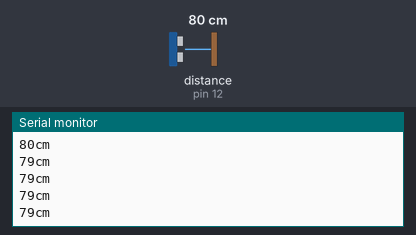
Recording of a sketch running on a simulated Arduino Uno, built with avr-gcc and run on an emulated ATmega328P. Parts: the last lines printed to the serial monitor. Wiring (inferred from the names in the program): ultrasonic range finder: trigger pin 11; echo pin 12. Inputs (shaded band) come from the test bench; at power-on: distance to the obstacle (sensor on pin 12) 80 cm. The echo pulse lasts 58.3 µs per cm.

Above: at 1.2 s.
1.3 s: distance to the obstacle (sensor on pin 12) set to 2 cm
At 1.71 s:
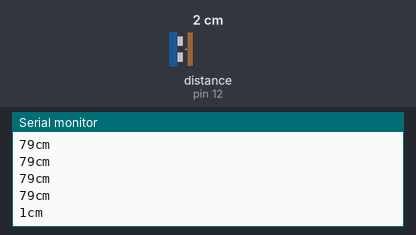
2.8 s: distance to the obstacle (sensor on pin 12) set to 4 cm
At 2.97 s:
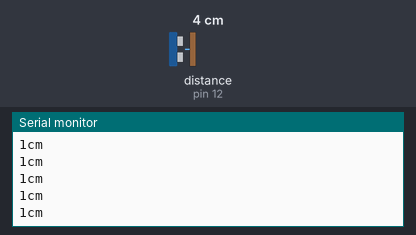
Timing chart, 0 to 5.8 s (numbered marks = the images above; inputs shaded):
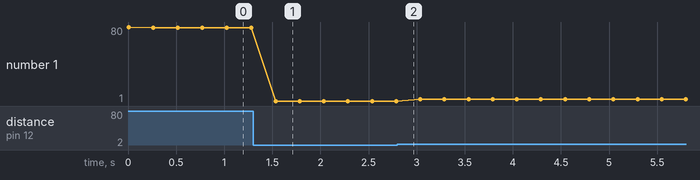

Measured:
- after the input at 1.3 s, the serial monitor: prints a new line after 0.23 s (image 1)
- plotted number 1: 79 → 1 after the input at 1.3 s, 1 → 3 after the input at 2.8 s

The sketch:

Ek-9_HC-SR04_ULTRASONIC_SENSOR_KODLARI.ino
```cpp
int trigPin = 11;    //trig pin baglantı noktası
int echoPin = 12;    //echo pin baglantı noktası
long veri, cm;   // degiskenler
void setup() {
  Serial.begin (9600);  ///seri port başlatılır.
  pinMode(trigPin, OUTPUT);  // veri türü
  pinMode(echoPin, INPUT);   // veri türü
}
void loop()
{
  digitalWrite(trigPin, LOW); //sonic ses kapalı
  delayMicroseconds(5); //5ms boyunca
  digitalWrite(trigPin, HIGH);//sonik ses açık
  delayMicroseconds(10); //10ms boyunca
  digitalWrite(trigPin, LOW); //sonic ses kapalı
  veri = pulseIn(echoPin, HIGH); //echoPin girişinden veri oku
  cm = (veri/2) / 29.1; //okunan veriyi cm ye donustur
  Serial.print(cm); //ekrana uzaklığı yaz
  Serial.print("cm"); //ekrana cm yaz
  Serial.println();
  delay(250); //250 ms de yenile
  }
```
